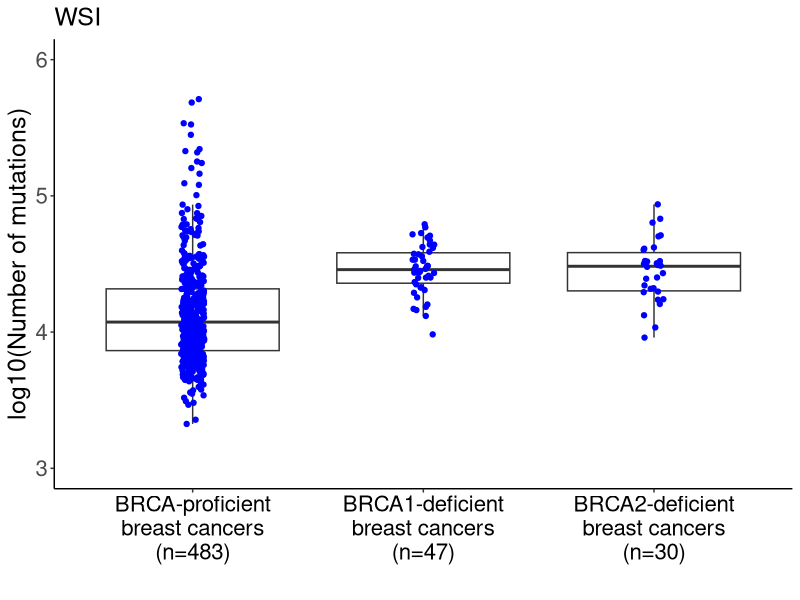

R code for this plot:
# Load packages
library(ggplot2)

# Set working directory
setwd("/Users/WIMM/Documents/BRCA_2018/Github/")

# Read file
df <- read.table("Data/WSI_final.txt", header=TRUE, sep="\t", na.strings="NA", check.names=FALSE)

# Subset relevant columns
df <- df[ , c("BRCA_status", "Mutation.Load.Whole.Genome")]

# Remove missing rows
df <- na.omit(df)

# Compute p-values
    # BRCA1-deficient vs. BRCA-proficient
    wilcox.test(Mutation.Load.Whole.Genome ~ BRCA_status, data=subset(df, BRCA_status %in% c("BRCA-proficient", "BRCA1-deficient")))$p.value
    
    # BRCA2-deficient vs. BRCA-proficient
    wilcox.test(Mutation.Load.Whole.Genome ~ BRCA_status, data=subset(df, BRCA_status %in% c("BRCA-proficient", "BRCA2-deficient")))$p.value
    
# Tabulate sample size per genotype
n.proficient <- length(df$BRCA_status[which(df$BRCA_status=="BRCA-proficient")])
n.brca1 <- length(df$BRCA_status[which(df$BRCA_status=="BRCA1-deficient")])
n.brca2 <- length(df$BRCA_status[which(df$BRCA_status=="BRCA2-deficient")])

# Boxplot
    # Definition
    data <- df
    x <- data$BRCA_status
    y <- log10(data$Mutation.Load.Whole.Genome)
    maintitle <- "WSI"
    xtitle <- ""
    ytitle <- "log10(Number of mutations)"
    xlabels <- c(paste("BRCA-proficient\nbreast cancers\n(n=", n.proficient, ")", sep=""),
     paste("BRCA1-deficient\nbreast cancers\n(n=", n.brca1, ")", sep=""),
     paste("BRCA2-deficient\nbreast cancers\n(n=", n.brca2, ")", sep=""))
    ymin <- floor(min(y))
    ymax <- ceiling(max(y))
    
    # Plot
    plot <- ggplot(data, aes(x=x, y=y)) +
        geom_boxplot(outlier.colour="white") +
        geom_jitter(height=0, width=0.05, color="blue") +
        ylim(ymin, ymax) +
        labs(title=maintitle, x=xtitle, y=ytitle) +
        scale_x_discrete(labels=xlabels) +
        theme(panel.grid.major=element_blank(),
              panel.grid.minor=element_blank(),
              panel.background=element_blank(),
              axis.line = element_line(colour="black"),
              axis.text=element_text(size=16),
              axis.title=element_text(size=18),
              axis.text.x=element_text(colour="black"),
              plot.title=element_text(size=18))

    # Sava plot
    ggsave("Figures/Figure_1C.pdf", plot, width=8, height=8)
